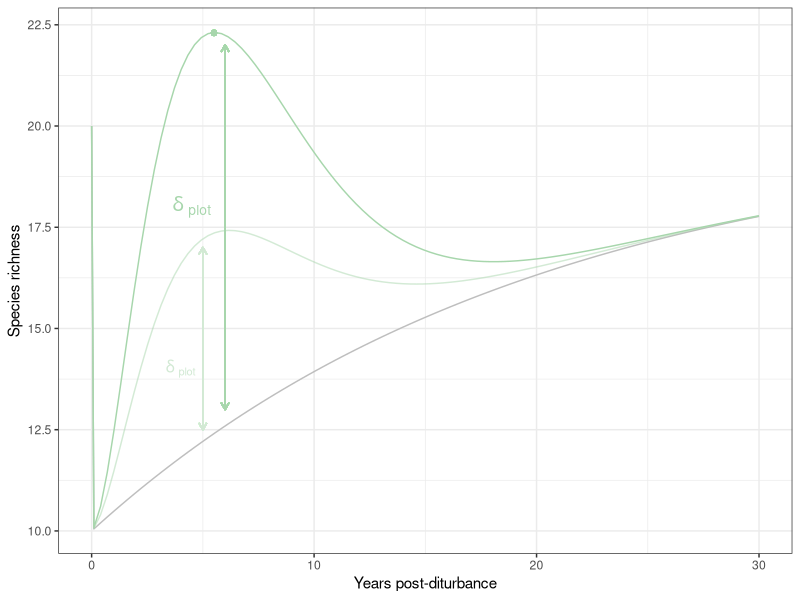

Write R code to recreate this figure.
## ---- chunk 1
#| message: false
#| warning: false
library(tidyverse)
## ---- chunk 2
#| message: false
#| warning: false
#| fig-cap: "Caption."
ltp <- function(time, dist, thetainf, lambda) {
  theta0 <- thetainf * dist
  ltp <- 1 - exp(-lambda * time)
  theta0 + (thetainf - theta0) * (ltp)
}
stp <- function(time, dist, thetainf, lambda, tau, delta) {
  theta0 <- thetainf * dist
  ltp <- 1 - exp(-lambda * time)
  stp <- delta * (time / tau * exp(1 - time / tau))^2
  theta0 + ltp * (thetainf - theta0) + stp * thetainf
}
data.frame(time = seq(0.1, 30, length.out = 100)) |>
  mutate(y_stp_max = stp(time,
    dist = 0.5, thetainf = 20, lambda = 0.05,
    tau = 5, delta = 0.5
  )) |>
  mutate(y_stp_min = stp(time,
    dist = 0.5, thetainf = 20, lambda = 0.05,
    tau = 5, delta = 0.25
  )) |>
  mutate(y_ltp = ltp(time, dist = 0.5, thetainf = 20, lambda = 0.05)) |>
  bind_rows(data.frame(
    time = 0,
    y_stp_max = 20, y_stp_min = 20,
    y_ltp = 20,
    y_ba_max = 30, y_ba_min = 30
  )) |>
  ggplot(aes(time)) +
  geom_line(aes(y = y_ltp), col = "grey") +
  geom_line(aes(y = y_stp_max), col = "#a7d6ac") +
  geom_line(aes(y = y_stp_min), col = "#a7d6ac", alpha = .5) +
  theme_bw() +
  xlab("Years post-diturbance") +
  ylab("Species richness") +
  annotate("text",
    x = 4.5, y = 18, label = "delta[~plot]",
    col = "#a7d6ac", parse = TRUE, size = 5
  ) +
  annotate("text",
    x = 4, y = 14, label = "delta[~plot]",
    col = "#d2e9d4", parse = TRUE, size = 4
  ) +
  geom_segment(aes(x = 6, y = 13, xend = 6, yend = 22),
    arrow = arrow(length = unit(0.2, "cm")), col = "#a7d6ac"
  ) +
  geom_segment(aes(x = 6, y = 22, xend = 6, yend = 13),
    arrow = arrow(length = unit(0.2, "cm")), col = "#a7d6ac"
  ) +
  geom_segment(aes(x = 5, y = 12.5, xend = 5, yend = 17),
    arrow = arrow(length = unit(0.2, "cm")), col = "#d2e9d4"
  ) +
  geom_segment(aes(x = 5, y = 17, xend = 5, yend = 12.5),
    arrow = arrow(length = unit(0.2, "cm")), col = "#d2e9d4"
  ) +
  geom_point(x = 5.5, y = 22.3, col = "#a7d6ac") +
  xlab("Years post-diturbance")
